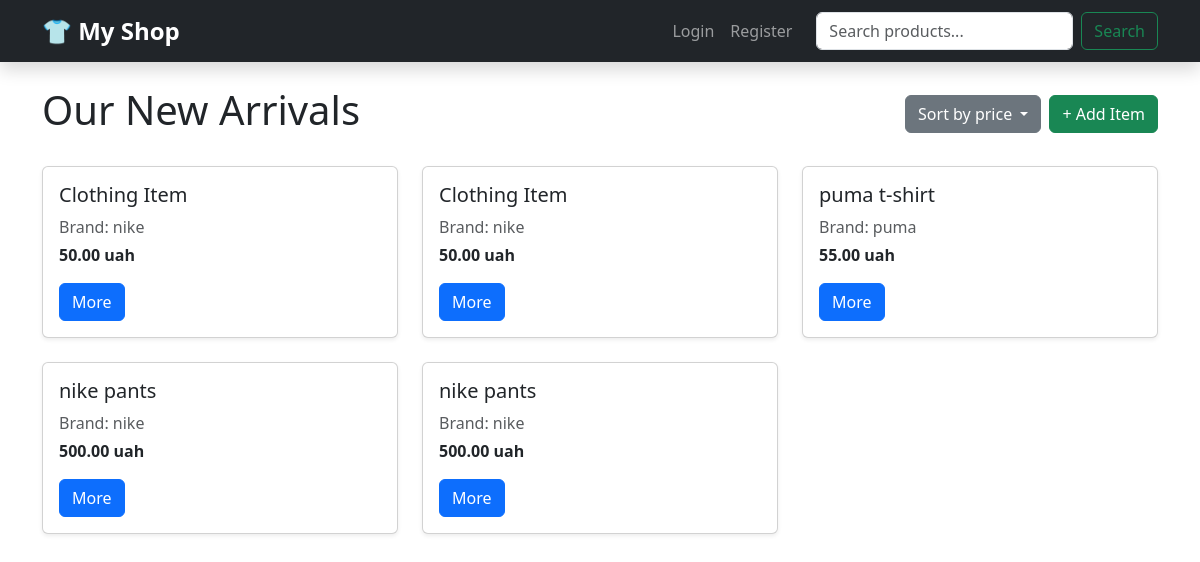
Before: / with the older database file.
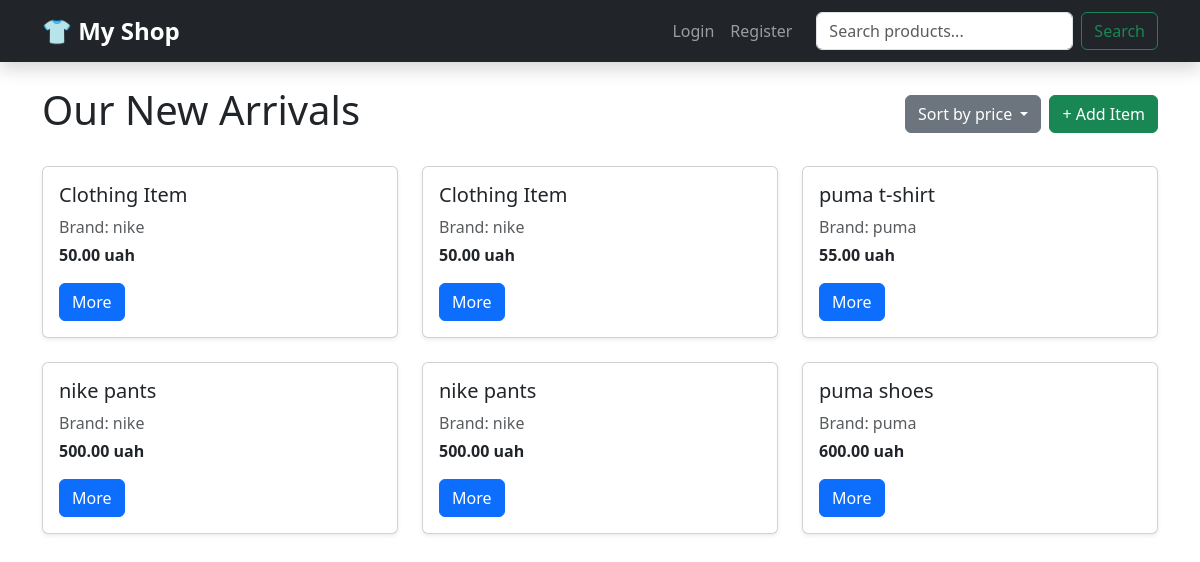
After: the same page with the newer database file.
### clothing_shop/models.py (models this page shows, shortened)
class Cloth(models.Model):
    title = models.CharField(max_length=100, default="Clothing Item")
    cloth_color = models.CharField(max_length=30)
    size = models.IntegerField()
    price = models.DecimalField(max_digits=10, decimal_places=2, default=0)
    stock_quantity = models.PositiveIntegerField(default=0)
    is_available = models.BooleanField(default=True)
    category = models.CharField(
        max_length=20,
        choices=CATEGORY_CHOICES,
        default="T-SHIRTS"
    )
    brand = models.ForeignKey(
        ClothBrand,
        on_delete=models.CASCADE,
        related_name='items',
    )

class ClothBrand(models.Model):
    name = models.CharField(max_length=40)
    foundation_date = models.DateField()
    bio = models.TextField(null=True , blank=True)

### clothing_shop/views.py (the view)
# urls.py: path('', views.cloth_list, name='cloth_list'),
def cloth_list(request):
    items = Cloth.objects.all()
    query = request.GET.get('q')
    if query:
        items = items.filter(title__icontains=query)
    sort = request.GET.get('sort')
    if sort == 'price_asc':
        items = items.order_by('price')
    elif sort == 'price_desc':
        items = items.order_by('-price')
    return render(request, 'index.html', {'items': items})
    return render(request, 'index.html', {'items': items})

### templates/index.html (shortened to what this page needs)
{% extends "base.html" %}
{% block content %}
<div class="d-flex justify-content-between align-items-center mb-4">
    <h1>Our New Arrivals</h1>
    <div class="d-flex gap-2">
        <div class="dropdown">
            <button class="btn btn-secondary dropdown-toggle" type="button" data-bs-toggle="dropdown">
                Sort by price
            </button>
        </div>
        <a href="{% url 'cloth_create' %}" class="btn btn-success">+ Add Item</a>
    </div>
</div>
<div class="row">
    {% for item in items %}
    <div class="col-md-4 mb-4">
        <div class="card h-100 shadow-sm">
            <div class="card-body">
                <h5 class="card-title">{{ item.title }}</h5>
                <p class="card-text text-muted mb-1">Brand: {{ item.brand.name }}</p>
                <p class="card-text fw-bold">{{ item.price }} uah</p>
                <a href="{% url 'cloth_detail' item.pk %}" class="btn btn-primary">More</a>
            </div>
        </div>
    </div>
    {% empty %}
    <div class="col-12 text-center">
        <p class="text-muted">No items found.</p>
    </div>
    {% endfor %}
</div>
{% endblock %}

Changed rows visible on the page:
added Cloth: title "puma shoes", brand.name "puma", price "600.00"
